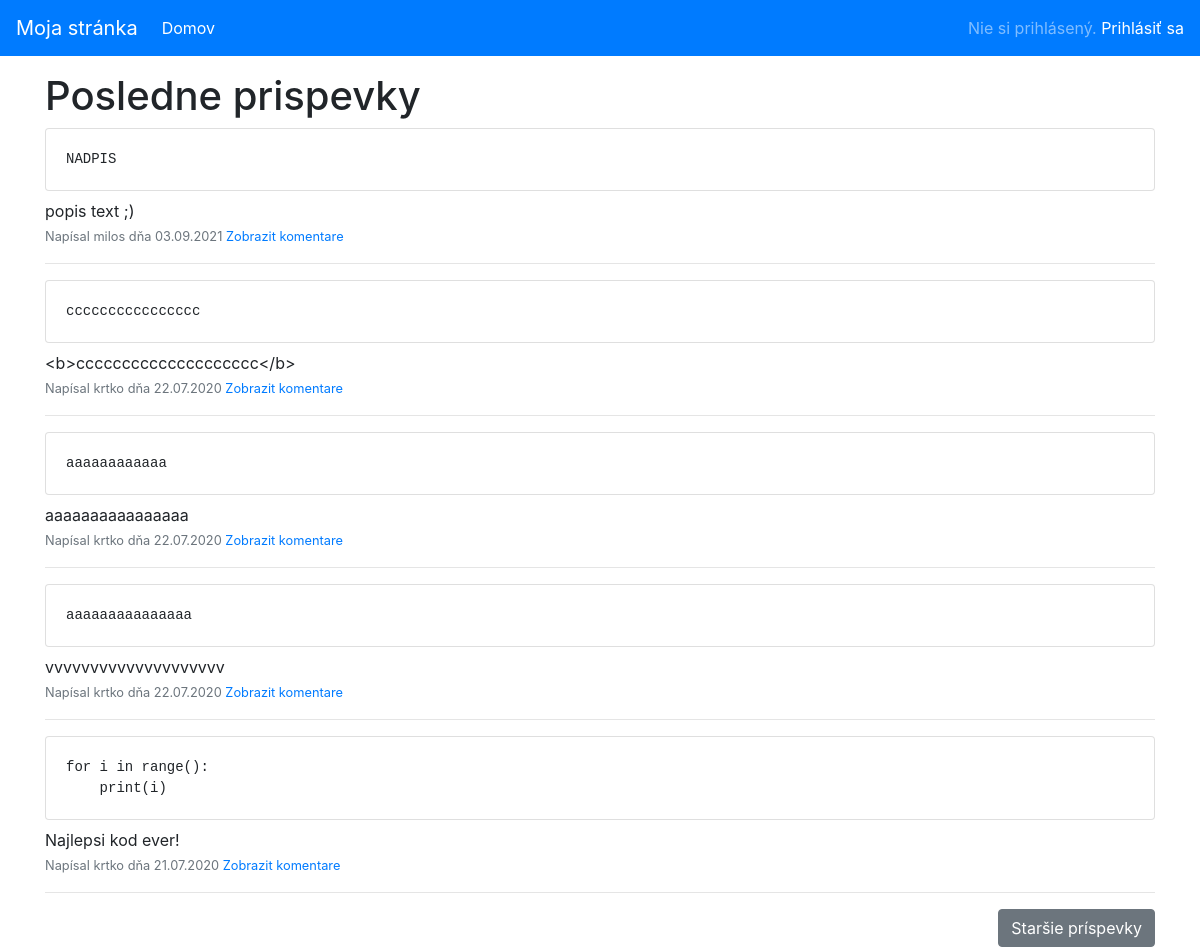
The page / on the database its author committed.
### models.py (models this page shows, shortened)
class Post(db.Model):
    id = db.Column(db.Integer, primary_key=True)
    text = db.Column(db.String(200))
    code = db.Column(db.Text)
    created = db.Column(db.DateTime)
    user_id = db.Column(db.Integer, db.ForeignKey("user.id"))
    comments = db.relationship("Comment", backref="post")

class User(db.Model):
    id = db.Column(db.Integer, primary_key=True)
    name = db.Column(db.String(60))
    email = db.Column(db.String(60), unique=True)
    password = db.Column(db.String(128))
    posts = db.relationship("Post", backref="user")
    comments = db.relationship("Comment", backref="user")

### app.py (the view)
@app.route("/")
def index():
    posts = Post.query.order_by(Post.created.desc()).paginate(per_page=5)
    return render_template("index.html", posts=posts)

### templates/index.html (shortened to what this page needs)
{% extends 'base.html' %}
{% block content %}
<h1>Posledne prispevky</h1>
{% for post in posts.items %}
<div class="card mb-2">
    <div class="card-body">
        <pre class="mb-0">{{ post.code }}</pre>
    </div>
</div>
<p class="mb-0">{{ post.text }}</p>
<p class="text-muted"><small>
    Napísal {{ post.user.name }} dňa {{ post.created.strftime("%d.%m.%Y") }}
    <a href="{{ url_for('show_post', id=post.id) }}">Zobrazit komentare</a>
</small></p>
<hr>
{% endfor %}
{% if posts.has_next %}
<a href="{{ url_for('index', page=posts.next_num) }}" class="btn btn-secondary float-right">Staršie príspevky</a>
{% endif %}
{% endblock content %}

### rows shown on the page
Post: code "NADPIS", text "popis text ;)", user.name "milos", created "03.09.2021"
Post: code "cccccccccccccccc", text "<b>cccccccccccccccccccc</b>", user.name "krtko", created "22.07.2020"
Post: code "aaaaaaaaaaaa", text "aaaaaaaaaaaaaaaa", user.name "krtko", created "22.07.2020"
Post: code "aaaaaaaaaaaaaaa", text "vvvvvvvvvvvvvvvvvvvv", user.name "krtko", created "22.07.2020"
Post: code "for i in range(): print(i)", text "Najlepsi kod ever!", user.name "krtko", created "21.07.2020"
